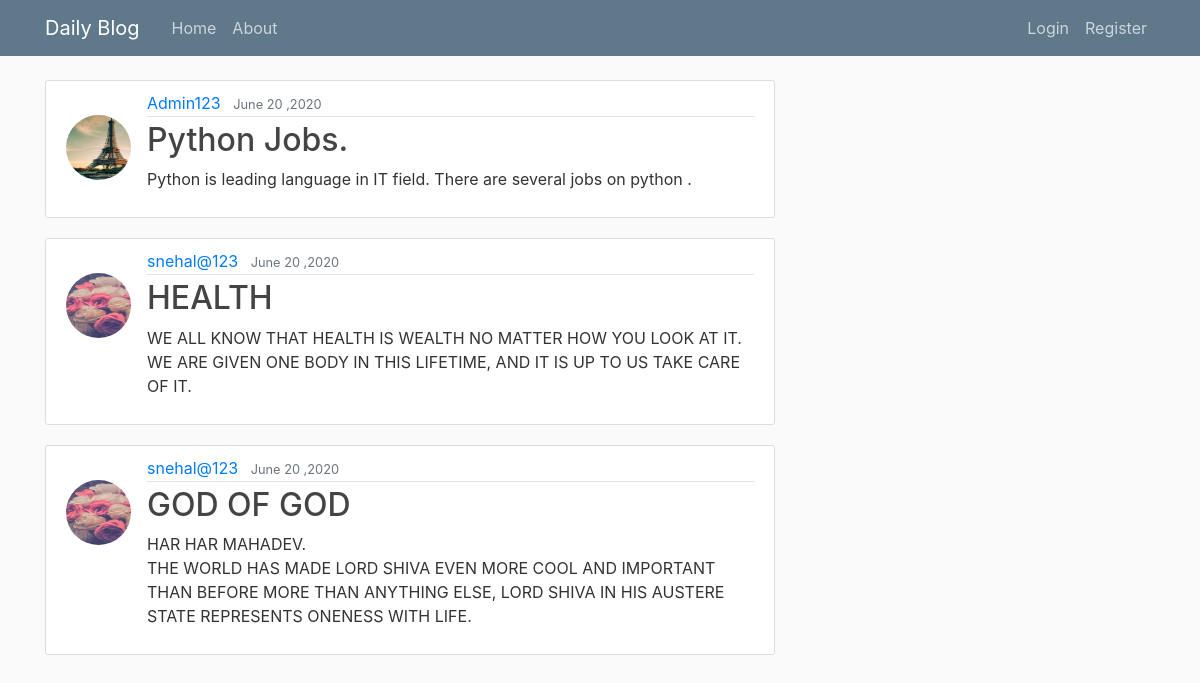
The page / on the database its author committed.
### blog/models.py (models this page shows, shortened)
class Post(models.Model):
    title=models.CharField(max_length=100)
    content=models.TextField()
    date_posted=models.DateTimeField(default=timezone.now)
    author=models.ForeignKey(User, on_delete=models.CASCADE)

### users/models.py (models this page shows, shortened)
class Profile(models.Model):
    user = models.OneToOneField(User, on_delete=models.CASCADE)
    image = models.ImageField(default="default.jpg", upload_to='profile_pics')

### blog/views.py (the view)
# urls.py: path('', PostListView.as_view(), name='blog-home'),
class PostListView(ListView):
    model = Post
    template_name = 'blog/home.html'
    context_object_name = 'posts'
    ordering = ['-date_posted']
    paginate_by = 3

### blog/templates/blog/home.html (shortened to what this page needs)
    {% extends "blog/base.html" %}
    {% block content %}
      {% for post in posts %}
      <article class="media content-section">
        <img class="rounded-circle article-img mt-4" src="{{ post.author.profile.image.url }}">
        <div class="media-body">
          <div class="article-metadata">
            <a class="mr-2" href="{% url 'user-posts' post.author.username %}">{{ post.author }} </a>
            <small class="text-muted" >{{ post.date_posted|date:"F d ,Y" }}</small>
          </div>
            <h2><a class="article-title" href="{% url 'post-detail' post.id %}">{{ post.title }}</a></h2>
            <p class="article-content">{{ post.content }}</p>
         </div>
       </article>
      {% endfor %}
    {% endblock content %}

### blog/templates/blog/base.html (shortened to what this page needs)
{% load static %}
<!DOCTYPE html>
<html lang="en" dir="ltr">
 <head>
   <link rel="stylesheet" href="https://stackpath.bootstrapcdn.com/bootstrap/4.3.1/css/bootstrap.min.css">
   <link rel="stylesheet" type="text/css" href="{% static 'blog/main.css' %}">
 </head>
 <body>
   <header class='site-header'>
     <nav class='navbar navbar-expand-md navbar-dark  bg-steel fixed-top'>
       <div class="container">
         <a class='navbar-brand mr-4' href="{% url 'blog-home' %}">Daily Blog</a>
         <div class="collapse navbar-collapse" id="navbarToggle">
           <div class="navbar-nav mr-auto">
             <a class="nav-item nav-link" href="{% url 'blog-home' %}">Home</a>
             <a class="nav-item nav-link" href="{% url 'blog-about' %}">About</a>
           </div>
           <div class="navbar-nav">
             {% if user.is_authenticated %}
                <a class="nav-item nav-link" href="{% url 'post-create' %}">New Post</a>
                <a class="nav-item nav-link" href="{% url 'profile' %}">Profile</a>
                <a class="nav-item nav-link" href="{% url 'logout' %}">Logout</a>
             {% else %}
                <a class="nav-item nav-link" href="{% url 'login' %}">Login</a>
                <a class="nav-item nav-link" href="{% url 'register' %}">Register</a>
             {% endif %}
           </div>
         </div>
       </div>
     </nav>
   </header>
   <main role="main" class="container">
     <div class="row">
       <div class="col-md-8">
         {% block content %}{% endblock %}
       </div>
     </div>
   </main>

### blog/static/blog/main.css (style rules this page uses)
body { background: #fafafa; color:#333333; margin-top:5rem; }
h1,h2,h3,h4,h5,h6 { color: #444444; }
.bg-steel { background-color: #5f788a; }
.site-header .navbar-nav .nav-link { color: #cbd5db; }
.content-section { background:#ffffff; padding:10px 20px; border:1px solid #dddddd; border-radius:3px; margin-bottom: 20px; }
.article-title { color: #444444; }
.article-content { white-space: pre-line; }
.article-img { height: 65px; width: 65px; margin-right: 16px; }
.article-metadata { padding-bottom: 1px; margin-bottom: 4px; border-bottom: 1px solid #e3e3e3; }

### rows shown on the page
Post: author.profile.image (picture), author "Admin123", date_posted "June 20 ,2020", title "Python Jobs.", content "Python is leading language in IT field. There are several jobs on python ."
Post: author.profile.image (picture), author "snehal@123", date_posted "June 20 ,2020", title "HEALTH", content "WE ALL KNOW THAT HEALTH IS WEALTH NO MATTER HOW YOU LOOK AT IT. WE ARE GIVEN ONE BODY IN THIS LIFETIME, AND IT IS UP TO US TAKE CARE OF IT."
Post: author.profile.image (picture), author "snehal@123", date_posted "June 20 ,2020", title "GOD OF GOD", content "HAR HAR MAHADEV. THE WORLD HAS MADE LORD SHIVA EVEN MORE COOL AND IMPORTANT THAN BEFORE MORE THAN ANYTHING ELSE, LORD SHIVA IN HIS AUSTERE STATE REPRESENTS ONENESS WITH LIFE."
